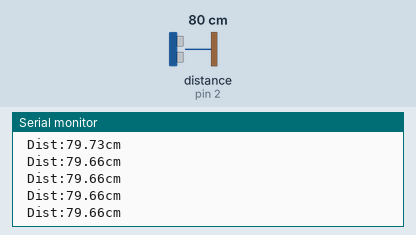
Bench run of a sketch on a simulated Arduino Uno, built with avr-gcc and run on an emulated ATmega328P. On the bench: the last lines printed to the serial monitor. Wiring (inferred from the names in the program): ultrasonic range finder: trigger pin 4; echo pin 2. The test bench sets the inputs (shaded band); at power-on: distance to the obstacle (sensor on pin 2) 80 cm. The echo pulse lasts 58.3 µs per cm.

Above: at 1.2 s.
1.3 s: distance to the obstacle (sensor on pin 2) set to 2 cm
At 1.32 s:
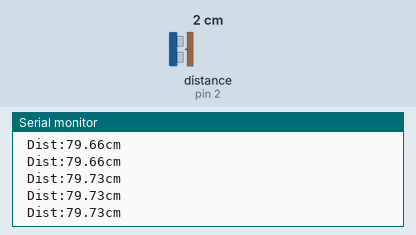
4.3 s: distance to the obstacle (sensor on pin 2) set to 4 cm
At 4.32 s:
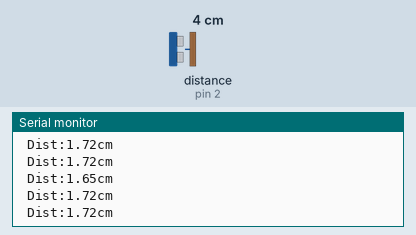
Timing chart, 0 to 7.3 s (numbered marks = the images above; inputs shaded):
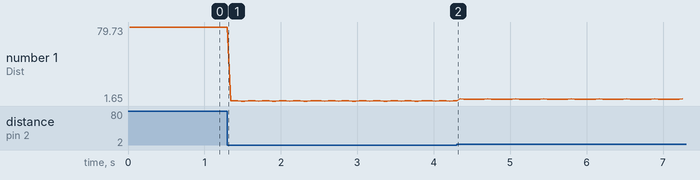

Measured:
- plotted number 1: 79.73 → 1.72 after the input at 1.3 s, 1.72 → 3.7 after the input at 4.3 s

The sketch:

Q1089-Sketch.ino
```cpp
//Definição do uso dos pinos do Arduino
#define pinDistEcho 2     //am
#define pinDistTrigger 4  //lj

//Declaração das funções programadas abaixo
void enviaPulso();
void medeDistancia();

//Declaração das variaveis para Sensor de Distancia
volatile unsigned long inicioPulso = 0;
volatile float distancia = 0;
volatile int modo = -1;

//Configuração do projeto no Arduino
void setup() {
  //INICIA COMUNICACAO SERIAL
  Serial.begin(9600);

  //Configura o estado das portas do Arduino
  pinMode(pinDistEcho, INPUT);
  pinMode(pinDistTrigger, OUTPUT);

  //Desliga a porta de controle do sensor de distancia
  digitalWrite(pinDistTrigger, LOW);

  //CONFIGURA A INTERRUPÇÃO PARA FUNCIONAMENTO DO SENSOR DE DISTANCIA
  attachInterrupt(digitalPinToInterrupt(pinDistEcho), medeDistancia, CHANGE);
}

void loop() {

  //Teste do Sensor de Distancia
  //ENVIA O COMANDO PARA O MÓDULO LER A DISTANCIA
  enviaPulso();

  //A RESPOSTA DA DISTANCIA VEM POR INTERRUPÇÃO, SÓ PRECISA ESPERAR ALGUNS MILISSEGUNDOS
  delay(25);  // TEMPO DE RESPOSTA APÓS A LEITURA
  Serial.print(" Dist:");
  Serial.print(distancia);
  Serial.println("cm");

  delay(20);
}

//PROGRAMAÇÃO DAS FUNÇÕES

//Envia um pulso para o sensor de distância
void enviaPulso() {
  // ENVIA O SINAL PARA O MÓDULO INICIAR O FUNCIONAMENTO
  digitalWrite(pinDistTrigger, HIGH);
  // AGUARDAR 10 uS PARA GARANTIR QUE O MÓDULO VAI INICIAR O ENVIO
  delayMicroseconds(10);
  // DESLIGA A PORTA PARA FICAR PRONTO PARA PROXIMA MEDIÇÃO
  digitalWrite(pinDistTrigger, LOW);
  // INDICA O MODO DE FUNCIONAMENTO (AGUARDAR PULSO)
  modo = 0;
}

//Calcula a distância detectada
//A interrupção será acionada quando o reflexo do pulso for recebido e então executa esta função.
void medeDistancia() {
  switch (modo) {
    case 0:
      {
        inicioPulso = micros();
        modo = 1;
        break;
      }
    case 1:
      {
        distancia = (float)(micros() - inicioPulso) / 58.3;  // distancia em CM
        inicioPulso = 0;
        modo = -1;
        break;
      }
  }
}
```
